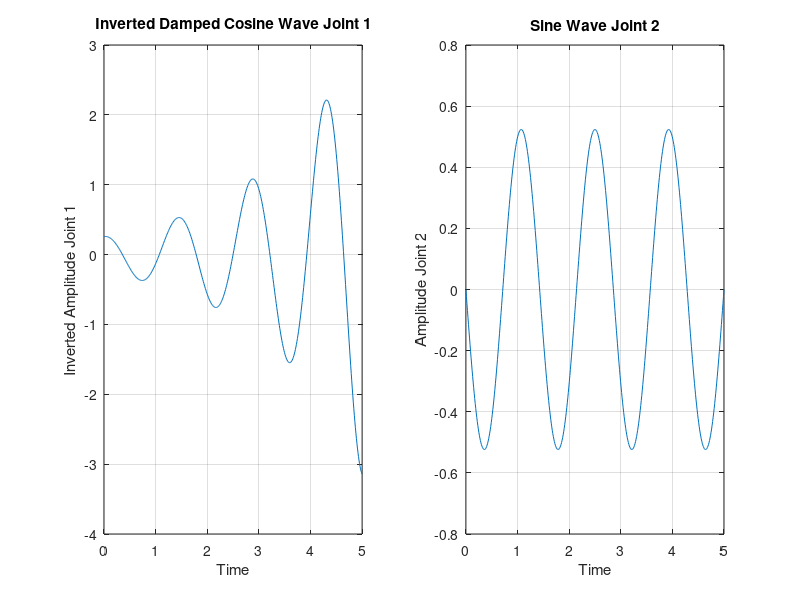

Here is the MATLAB script that generated this plot:
%% SYSTEM POSITION TRAJECTORY GENERATION
% This code generates a csv file 'inverted_damped_cosine_wave' that has
% columns for joint 1 positions, joint 2 positions and timesteps. 
% The remainder of trajectory is calculated through running the traj5.m
% file. 

%% trajectory_data_10

%% trajectory_data_09
% % Parameters
% lambda1 = 4;            % Adjust decay
% omega1 = pi/2;         % Adjust number of oscillationsc
% phi1 = pi;          
% 
% lambda2 = 0;            % Adjust decay
% omega2 = pi/2;         % Adjust number of oscillations
% phi2 = pi;
% % Time array
% t = linspace(0, 1, 500)';
% 
% % Function
% y1 = pi * exp(-lambda1 * t) .* cos(omega1 * t + phi1);
% y2 = 0*pi/8* sin(omega2 * t + phi2);

% trajectory_data_10
%Parameters
lambda1 = 0.5;            % Adjust decay
omega1 = 7*pi/5;         % Adjust number of oscillationsc
phi1 = pi;          

lambda2 = 3;            % Adjust decay
omega2 = 7*pi/5;         % Adjust number of oscillations
phi2 = pi;
% Time array
t = linspace(0, 5,500)';

% Function
y1 = pi * exp(-lambda1 * t) .* cos(omega1 * t + phi1);
y2 = pi/6* sin(omega2 * t + phi2);

%% SECTION 2
% Invert y values
y1_inverted = flipud(y1);

% Create a matrix with time and inverted y values
data = [t, y1_inverted, y2];

% Write the matrix to a CSV file
csvwrite('inverted_damped_cosine_wave.csv', data);

% Plot
figure
subplot(1,2,1)
plot(t, y1_inverted)
xlabel('Time')
ylabel('Inverted Amplitude Joint 1')
title('Inverted Damped Cosine Wave Joint 1')
grid on;

% Plot
subplot(1,2,2)
plot(t, y2)
xlabel('Time')
ylabel('Amplitude Joint 2')
title('Sine Wave Joint 2')
grid on;
